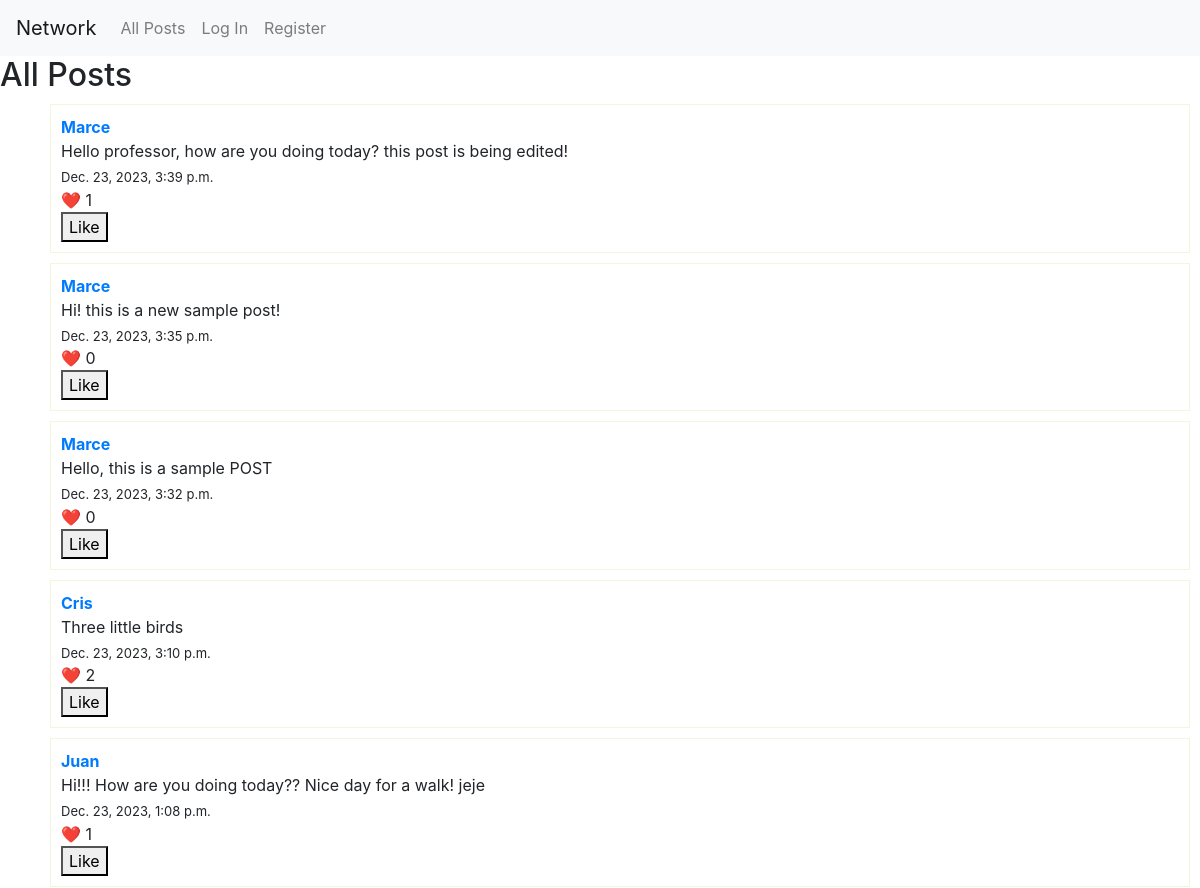
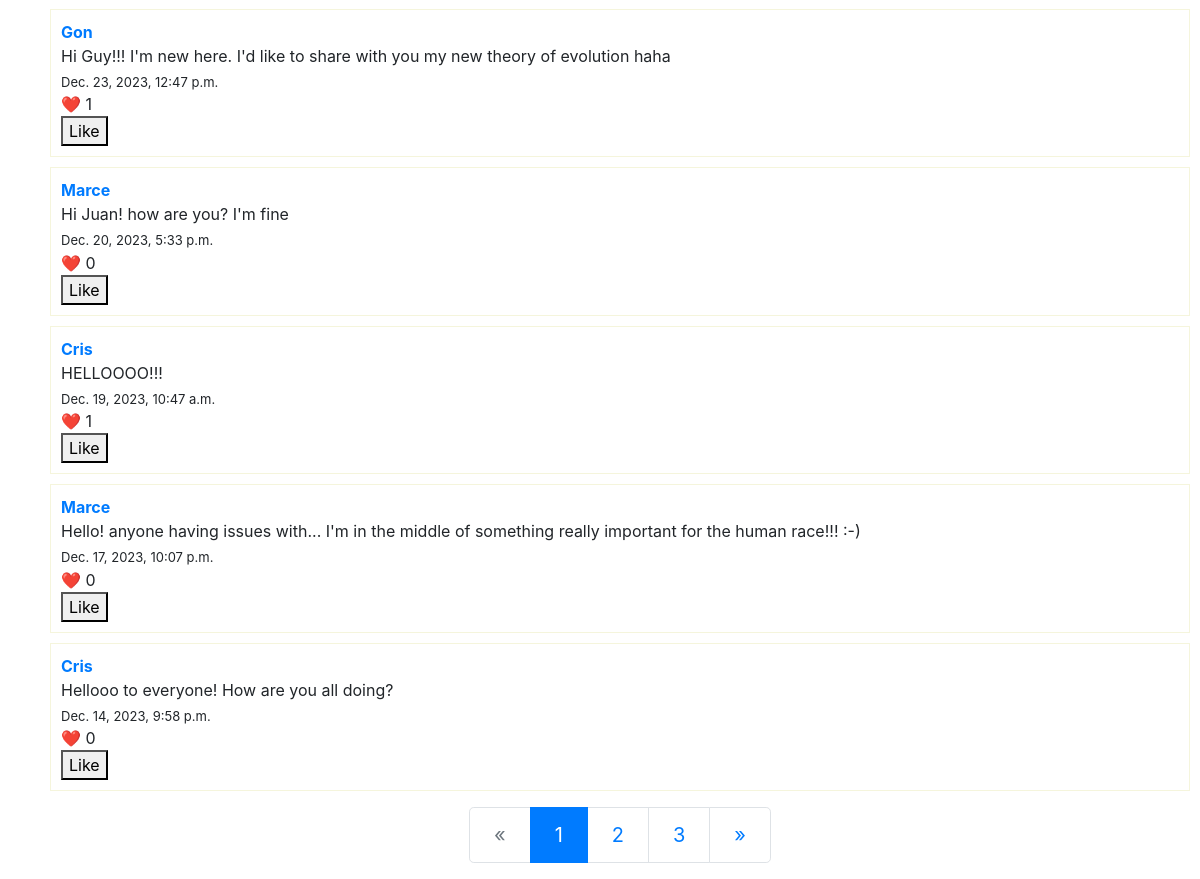
Page /posts on the earlier database version (2 pictures, top to bottom).
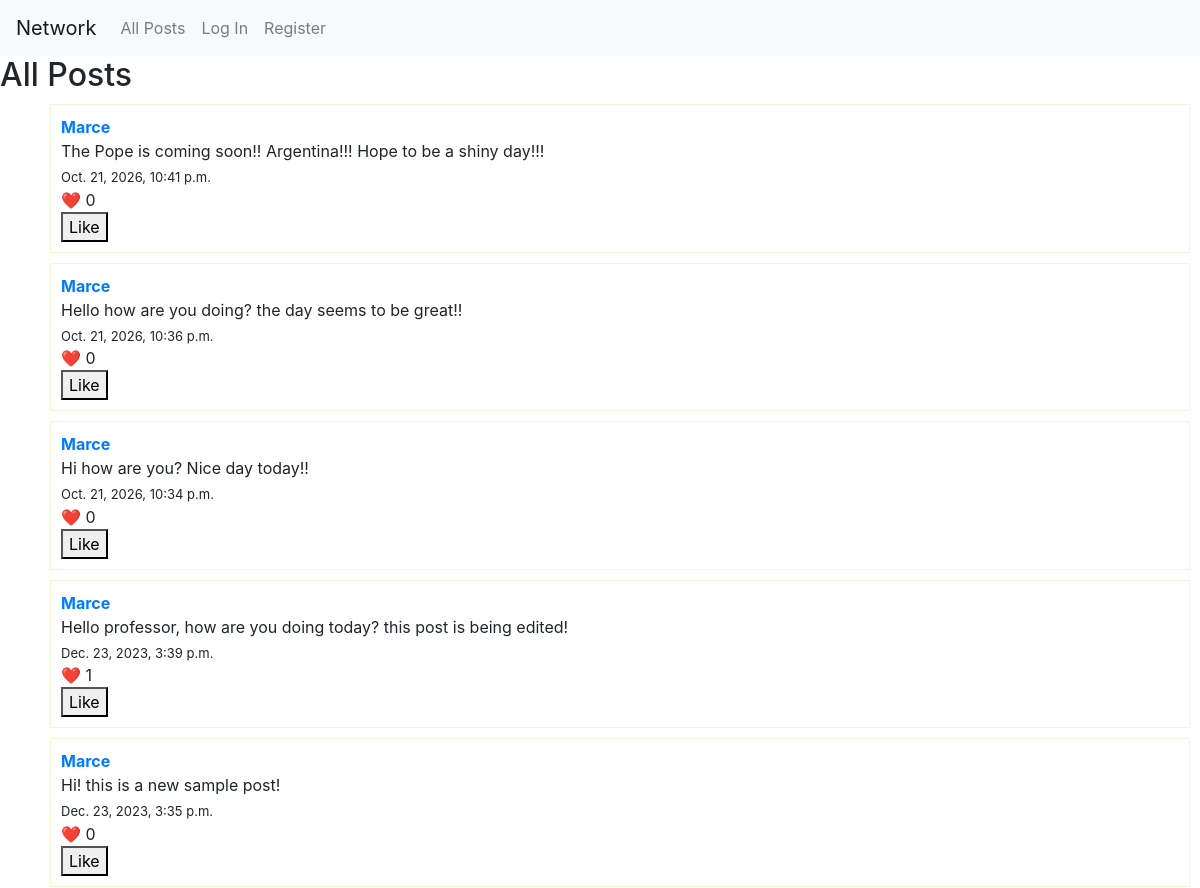
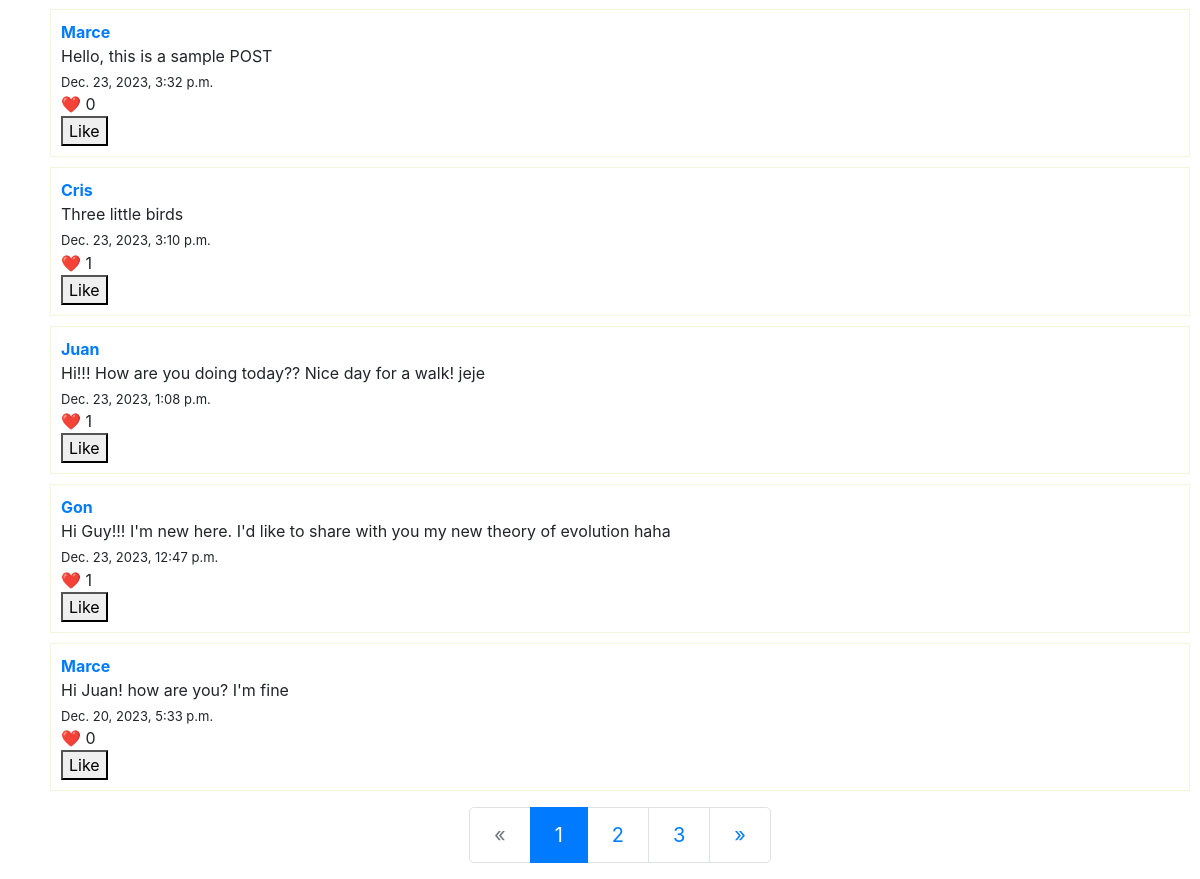
Same page on the later database version (2 pictures, top to bottom).
### network/models.py (models this page shows, shortened)
class Post(models.Model):
    post = models.CharField(max_length=280, null=True, blank=True)
    created_by = models.ForeignKey(User, on_delete=models.CASCADE)
    created_date = models.DateTimeField(auto_now_add=True)
    likes = models.ManyToManyField(User, blank=True, related_name="liked_user", verbose_name="Likes")

class User(AbstractUser):
    pass
    def __str__(self):
        return f"{self.username}"

### network/views.py (the view)
# urls.py: path("posts", views.all_posts, name="allposts"),
def all_posts(request):
    posts = Post.objects.all().order_by('-created_date')
    paginator = Paginator(posts, 10)
    if request.GET.get("page") != None:
        try:
            posts = paginator.page(request.GET.get("page"))
        except:
            posts = paginator.page(1)
    else:
        posts = paginator.page(1)
    return render(request, 'network/allposts.html', {'posts': posts})

### network/templates/network/allposts.html (shortened to what this page needs)
{% extends "network/layout.html" %}
{% block body %}
<h2>All Posts</h2>
<ul style="list-style-type: none;">
    {% for post in posts %}
    <div style="border: 1px solid beige; margin:10px; padding: 10px">
        <div style="display: flex; align-items: center;">
            <li style="margin-right: 10px;">
                <a href="{% url 'network:profile' username=post.created_by.username %}" style="text-decoration: none;">
                    <strong>{{ post.created_by }}</strong>
                </a>
            </li>
        </div>
        <li>{{ post.post }}</li>
        <li  style="margin-top: 5px; font-size: small">{{ post.created_date }}</li>
        <li id="likes-count-{{ post.id }}">❤️ {{ post.likes.count }} </li>
        <form class="like-form" method="post" action="{% url 'network:like_post' post_id=post.id %}">
            <button type="submit" id="like-button-{{ post.id }}">
                {% if user in post.likes.all %}
                Unlike
                {% else %}
                Like
                {% endif %}
            </button>
        </form>
    </div>
    {% endfor %}
    <div class="d-flex justify-content-center my-3">
        <nav aria-label="Page navigation">
            <ul class="pagination pagination-lg">
                {% if posts.has_previous %}
                <li class="page-item">
                    <a class="page-link" href="?page={{ posts.previous_page_number }}" aria-label="Previous">
                        <span aria-hidden="true">&laquo;</span>
                        <span class="sr-only">Previous</span>
                    </a>
                </li>
                {% else %}
                <li class="page-item disabled">
                    <a class="page-link" href="#" aria-label="Previous">
                        <span aria-hidden="true">&laquo;</span>
                    </a>
                </li>
                {% endif %}
                {% for i in posts.paginator.page_range %}
                <li class="page-item {% if i == posts.number %}active{% endif %}">
                    <a class="page-link" href="?page={{ i }}">{{ i }}</a>
                </li>
                {% endfor %}
                {% if posts.has_next %}
                <li class="page-item">
                    <a class="page-link" href="?page={{ posts.next_page_number }}" aria-label="Next">
                        <span aria-hidden="true">&raquo;</span>
                    </a>
                </li>
                {% endif %}
            </ul>
        </nav>
    </div>
</ul>
{% endblock %}

Differences in the rows shown:
no longer on this page (row unchanged): Post: created_by "Cris", post "HELLOOOO!!!", created_date "Dec. 19, 2023, 10:47 a.m.", likes.count "1", shows "Like"
no longer on this page (row unchanged): Post: created_by "Marce", post "Hello! anyone having issues with... I'm in the middle of something really important for the human race!!! :-)", created_date "Dec. 17, 2023, 10:07 p.m.", likes.count "0", shows "Like"
no longer on this page (row unchanged): Post: created_by "Cris", post "Hellooo to everyone! How are you all doing?", created_date "Dec. 14, 2023, 9:58 p.m.", likes.count "0", shows "Like"
added Post: created_by "Marce", post "The Pope is coming soon!! Argentina!!! Hope to be a shiny day!!!", created_date "Oct. 21, 2026, 10:41 p.m.", likes.count "0", shows "Like"
added Post: created_by "Marce", post "Hello how are you doing? the day seems to be great!!", created_date "Oct. 21, 2026, 10:36 p.m.", likes.count "0", shows "Like"
added Post: created_by "Marce", post "Hi how are you? Nice day today!!", created_date "Oct. 21, 2026, 10:34 p.m.", likes.count "0", shows "Like"
computed for Post "Three little birds": likes.count "2" → "1"
